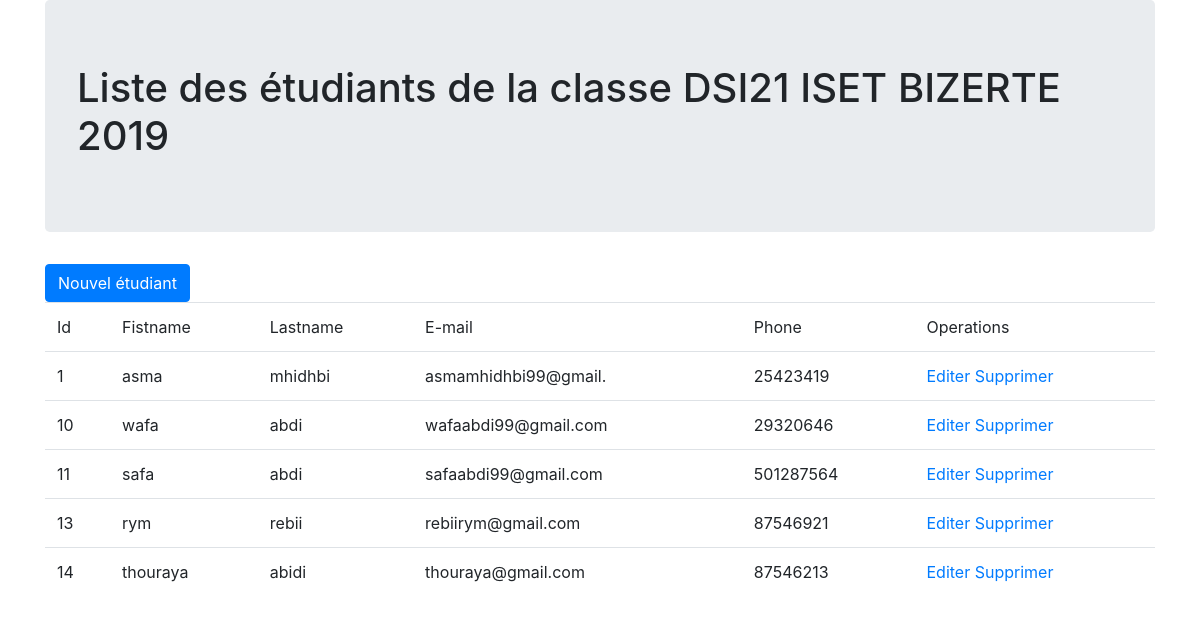
The page / on the database its author committed.
### tables this page shows
CREATE TABLE IF NOT EXISTS `students` (
  `id` smallint(5) unsigned NOT NULL AUTO_INCREMENT,
  `firstname` varchar(50) NOT NULL,
  `lastname` varchar(20) NOT NULL,
  `email` varchar(20) NOT NULL,
  `phone` int(10) unsigned NOT NULL,
  PRIMARY KEY (`id`)
);

### index.php (the view, shortened to what this page needs)
<!DOCTYPE html>
<html lang="en">
<head>
    <link rel="stylesheet" href="https://stackpath.bootstrapcdn.com/bootstrap/4.3.1/css/bootstrap.min.css">
</head>
<body>
    <div class="container">
        <div class="jumbotron">
            <h1>Liste des étudiants de la classe DSI21 ISET BIZERTE 2019</h1>
        </div>
        <a class="btn btn-primary" href="create.php">Nouvel étudiant</a>
        <table class="table table-hover">
            <tr>
                <td>Id</td>
                <td>Fistname</td>
                <td>Lastname</td>
                <td>E-mail</td>
                <td>Phone</td>
                <td>Operations</td>
            </tr>
            <?php
                include 'dbconnexion.php';
                $rep = $db_cnx->prepare('SELECT * FROM students');
                $rep->execute();
                while ($data = $rep->fetch())
                {
                    echo '<tr>';
                    echo '<td>'.$data['id'].'</td>';
                    echo '<td>'.$data['firstname'].'</td>';
                    echo '<td>'.$data['lastname'].'</td>';
                    echo '<td>'.$data['email'].'</td>';
                    echo '<td>'.$data['phone'].'</td>';
                    echo '<td><a href="edit.php?id='.$data['id'].'">Editer</a>        ';
                    echo '<a href="delete.php?id='.$data['id'].'">Supprimer</a></td>';
                    echo '</tr>';
                }
            ?>
        </table>
    </div>
</body>
</html>

### rows shown on the page
students: id "1", firstname "asma", lastname "mhidhbi", email "asmamhidhbi99@gmail.", phone "25423419"
students: id "10", firstname "wafa", lastname "abdi", email "wafaabdi99@gmail.com", phone "29320646"
students: id "11", firstname "safa", lastname "abdi", email "safaabdi99@gmail.com", phone "501287564"
students: id "13", firstname "rym", lastname "rebii", email "rebiirym@gmail.com", phone "87546921"
students: id "14", firstname "thouraya", lastname "abidi", email "thouraya@gmail.com", phone "87546213"
